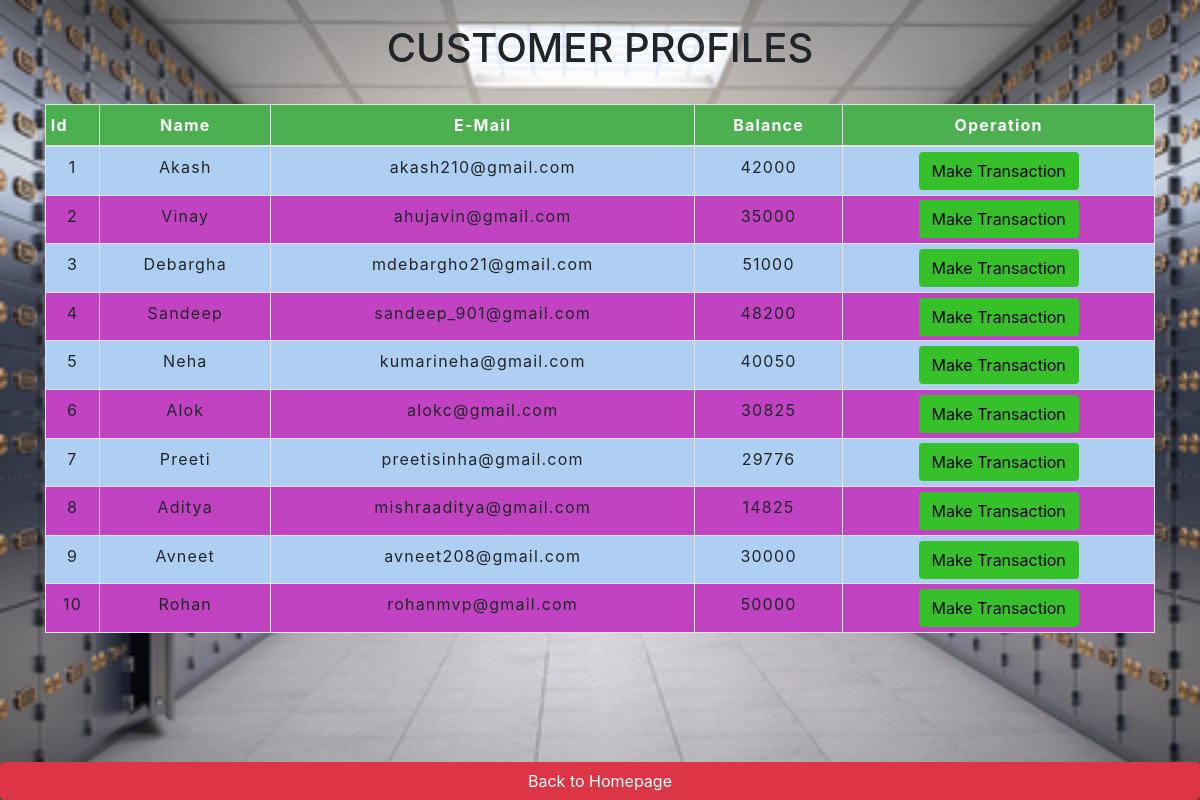
/transfer.php, run on the app's committed database.
### tables this page shows
CREATE TABLE `users` (
  `id` int(3) NOT NULL,
  `name` text NOT NULL,
  `email` varchar(30) NOT NULL,
  `balance` int(8) NOT NULL
);

### transfer.php (the view, shortened to what this page needs)
<!DOCTYPE html>
<html lang="en">
<head>
    <link rel="stylesheet" href="https://maxcdn.bootstrapcdn.com/bootstrap/4.0.0/css/bootstrap.min.css"
>
    <link rel="stylesheet" href="https://use.fontawesome.com/releases/v5.7.0/css/all.css"
>
    <link rel="stylesheet" type="text/css" href="css/index.css">
    <link rel="stylesheet" type="text/css" href="css/table.css">
</head>
<body>
    <?php
    include 'config.php';
    $sql = "SELECT * FROM users";
    $result = mysqli_query($conn,$sql);
?>
<div class="container">
        <h2 class="text-center pt-4">CUSTOMER PROFILES</h2>
        <br>
            <div class="row">
                <div class="col">
                    <div class="table-responsive-sm">
                    <table class="table table-hover table-sm table-striped table-primary table-condensed table-bordered">
                        <thead>
                            <tr>
                            <th scope="col" class="texst-center py-2">Id</th>
                            <th scope="col" class="text-center py-2">Name</th>
                            <th scope="col" class="text-center py-2">E-Mail</th>
                            <th scope="col" class="text-center py-2">Balance</th>
                            <th scope="col" class="text-center py-2">Operation</th>
                            </tr>
                        </thead>
                        <tbody>
                <?php
                    while($rows=mysqli_fetch_assoc($result)){
                ?>
                    <tr>
                        <td class="py-2"><?php echo $rows['id'] ?></td>
                        <td class="py-2"><?php echo $rows['name']?></td>
                        <td class="py-2"><?php echo $rows['email']?></td>
                        <td class="py-2"><?php echo $rows['balance']?></td>
                        <td><a href="userdetails.php?id= <?php echo $rows['id'] ;?>"> <button type="button" class="btn">Make Transaction</button></a></td>
                    </tr>
                <?php
                    }
                ?>
                        </tbody>
                    </table>
                    </div>
                </div>
            </div>
            <a href="index.php"><button type="button" class="btn btn-danger fixed-bottom">Back to Homepage</button>
            </a>
        </div>
</body>
</html>

### css/index.css (style rules this page uses)
* { padding: 0; margin: 0; box-sizing: border-box; }
.row { margin-bottom: 100px; }

### css/table.css (style rules this page uses)
h2 { font-size: 40px; }
table { letter-spacing: 1.2px; }
th { background-color: #4CAF50; color: white; }
tr:nth-child(even) { background-color:rgb(194, 67, 194); }
td { text-align: center; }
button { border:none; background: #36c029; transition: 1s; }

### transfer.php (style rules this page uses)
body { background: url("img/bank_locker.jpg") no-repeat fixed center; background-size:cover; }
.btn { margin-left: auto; margin-right: auto; }

### data on the page
users: id "1", name "Akash", email "akash210@gmail.com", balance "42000"
users: id "2", name "Vinay", email "ahujavin@gmail.com", balance "35000"
users: id "3", name "Debargha", email "mdebargho21@gmail.com", balance "51000"
users: id "4", name "Sandeep", email "sandeep_901@gmail.com", balance "48200"
users: id "5", name "Neha", email "kumarineha@gmail.com", balance "40050"
users: id "6", name "Alok", email "alokc@gmail.com", balance "30825"
users: id "7", name "Preeti", email "preetisinha@gmail.com", balance "29776"
users: id "8", name "Aditya", email "mishraaditya@gmail.com", balance "14825"
users: id "9", name "Avneet", email "avneet208@gmail.com", balance "30000"
users: id "10", name "Rohan", email "rohanmvp@gmail.com", balance "50000"
